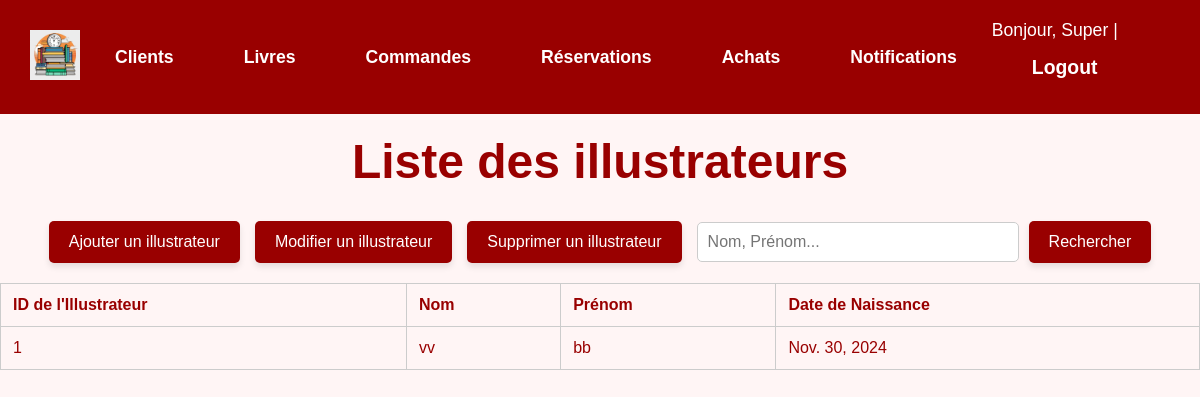
Before: /illustrateurs/ (signed in) with the older database file.
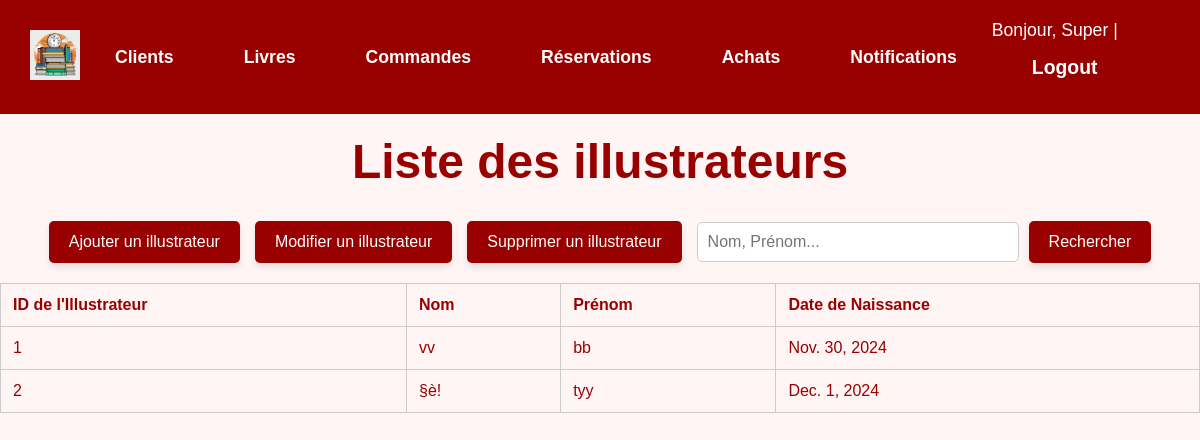
After: the same page with the newer database file.
### gui/models.py (models this page shows, shortened)
class Illustrateur(models.Model):
    nom = models.CharField(max_length=100)
    prenom = models.CharField(max_length=100)
    date_naissance = models.DateField(blank=True,null=True)
    class Meta:
        db_table = 'Illustrateur'

### gui/views.py (the view)
# urls.py: path('illustrateurs/', IllustrateurList.as_view(), name='illustrateurs_list'),
class IllustrateurList(StaffRequiredMixin,ListView):
    model = Illustrateur
    template_name = 'gui/lister_illustrateurs.html'
    def get_queryset(self):
        sort_by = self.request.GET.get('sort_by', 'id')  # Par défaut : tri par 'nom'
        order = self.request.GET.get('order', 'asc')  # Par défaut : ordre ascendant
        sort_prefix = '' if order == 'asc' else '-'
        sorting_options = {
            'id':'id',
            'nom': 'nom',
            'prenom': 'prenom',
        }
        queryset = super().get_queryset()
        if sort_by in sorting_options:
            queryset = queryset.order_by(f"{sort_prefix}{sorting_options[sort_by]}")
        return queryset

### gui/views.py (called while the page is built)
    def test_func(self):
        return self.request.user.is_staff

### templates/gui/lister_illustrateurs.html (shortened to what this page needs)
{% load static %}
<!DOCTYPE html>
<html lang="fr">
<head>
</head>
<body>
    {% include 'gui/navbar.html' %}
    <h1 style="color: #990000; text-align: center; font-size: 3em; margin-top: 20px;">Liste des illustrateurs</h1>
    <div class="action-bar">
        <a href="/illustrateurs/create/" class="button">Ajouter un illustrateur</a>
        <a href="/illustrateurs/saisir_illustrateur_ID/" class="button">Modifier un illustrateur</a>
        <a href="/illustrateurs/delete/" class="button">Supprimer un illustrateur</a>
        <form method="GET" action="{% url 'illustrateurs_research' %}" style="display: inline-flex; align-items: center; gap: 10px;">
            <input type="text" id="search" name="search" placeholder="Nom, Prénom..." value="{{ request.GET.search }}">
            <button type="submit" class="button">Rechercher</button>
        </form>
    </div>
    <table>
        <thead>
            <tr>
                <th><a href="?sort_by=id&order={% if request.GET.order == 'asc' %}desc{% else %}asc{% endif %}">ID de l'Illustrateur</a></th>
                <th><a href="?sort_by=nom&order={% if request.GET.sort_by == 'nom' and request.GET.order == 'asc' %}desc{% else %}asc{% endif %}">Nom</a></th>
                <th><a href="?sort_by=prenom&order={% if request.GET.sort_by == 'prenom' and request.GET.order == 'asc' %}desc{% else %}asc{% endif %}">Prénom</a></th>
                <th><a href="?sort_by=date_naissance&order={% if request.GET.sort_by == 'date_naissance' and request.GET.order == 'asc' %}desc{% else %}asc{% endif %}">Date de Naissance</a></th>
            </tr>
        </thead>
        <tbody>
            {% for illustrateur in object_list %}
                <tr>
                    <td>{{ illustrateur.id }}</td>
                    <td>{{ illustrateur.nom }}</td>
                    <td>{{ illustrateur.prenom }}</td>
                    <td>{{ illustrateur.date_naissance }}</td>
                </tr>
            {% endfor %}
        </tbody>
    </table>
</body>
</html>

Changed rows visible on the page:
added Illustrateur: id "2", nom "§è!", prenom "tyy", date_naissance "Dec. 1, 2024"
